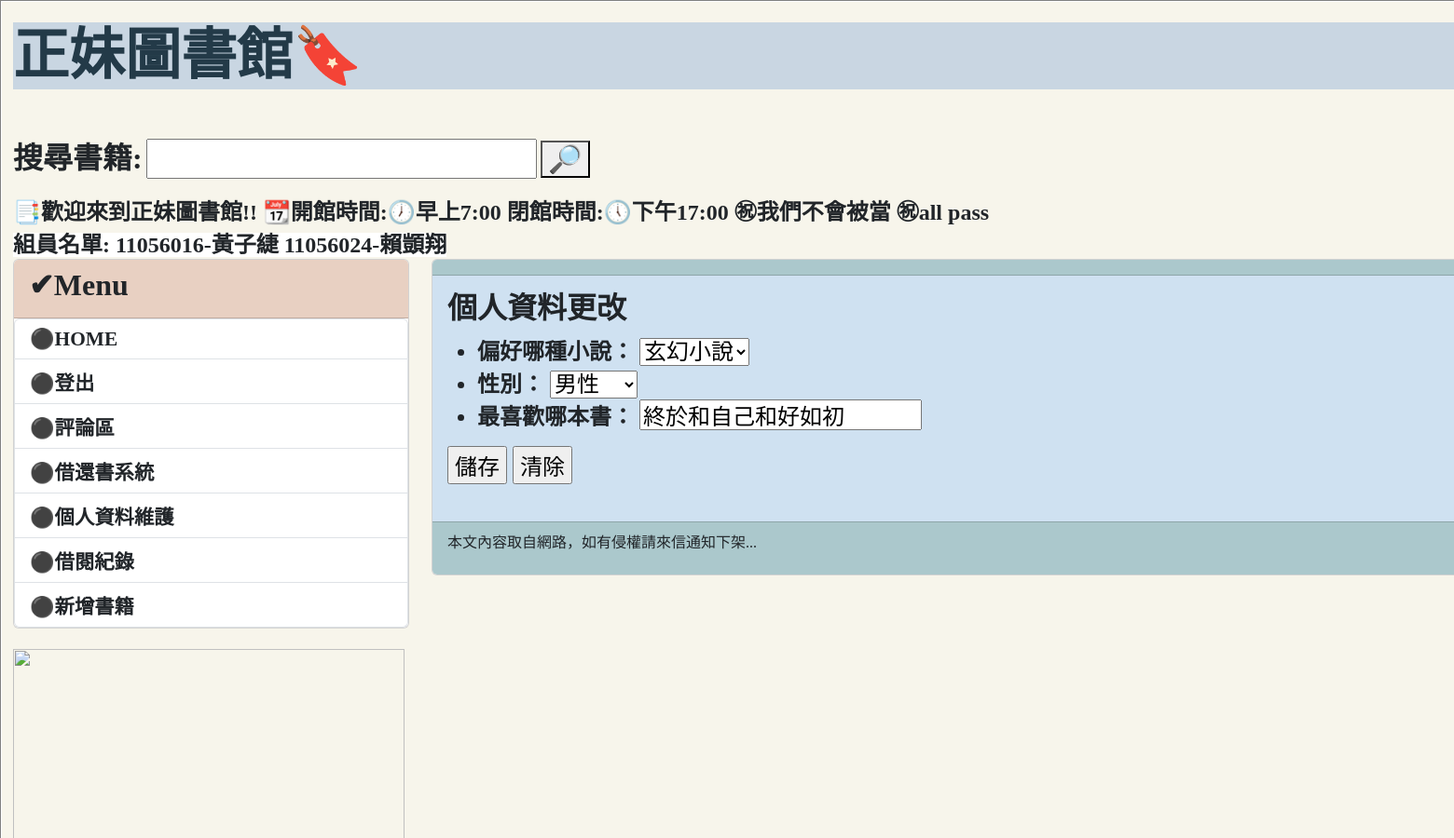
The page /profile/ (signed in, upper part) on the database as committed earlier.
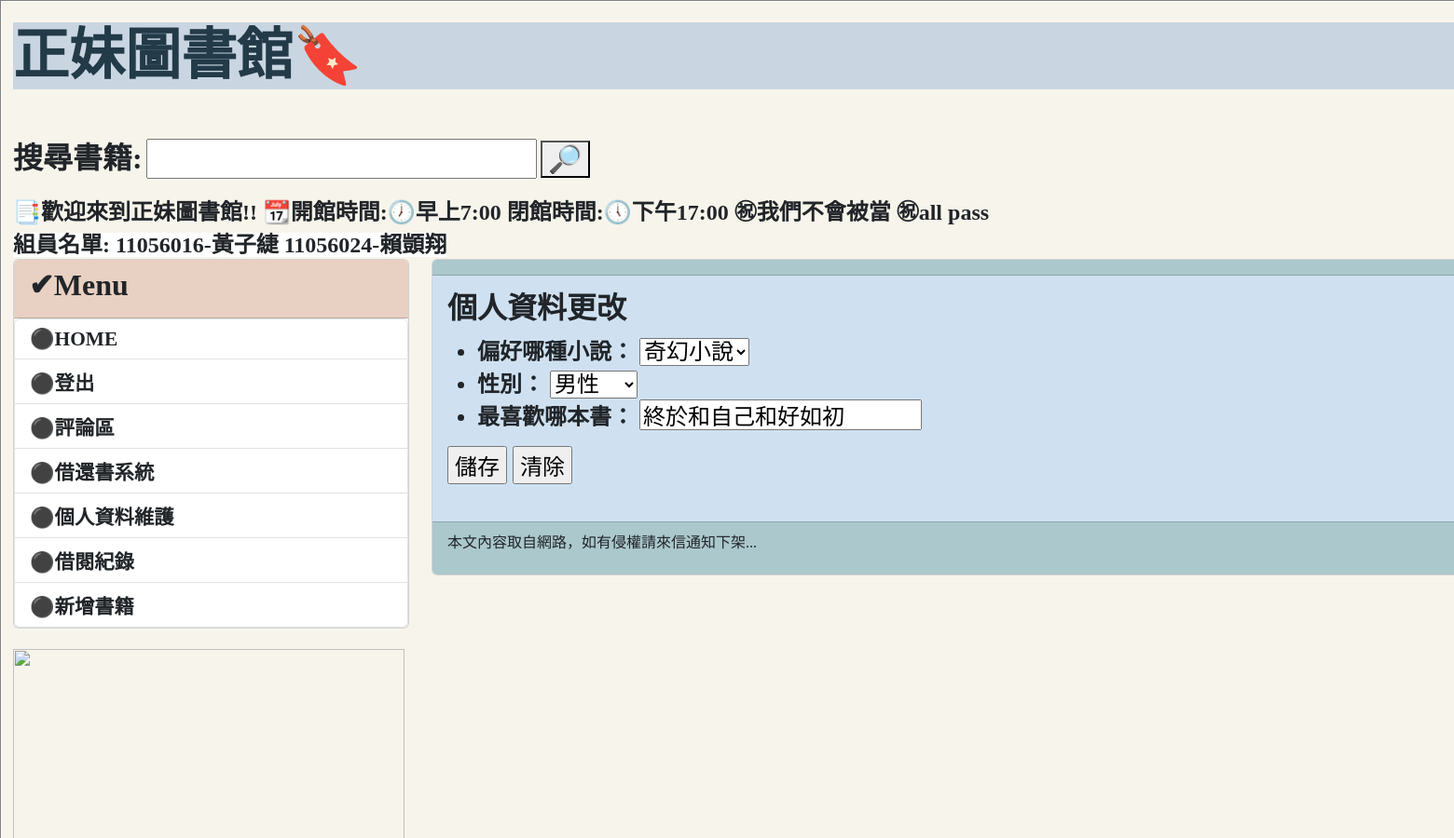
The same page on the database as committed later.
### mysite/models.py (models this page shows, shortened)
class Profile(models.Model):
    Gender = (
        ('M', '男性'),#前面是真正儲存的內容 後面是顯示的
        ('W', '女性'),
    )
    user = models.OneToOneField(auth.models.User, on_delete=models.CASCADE)#一對一的欄位 指到的欄位是auth.models.User(內建的)
    preferences = models.ForeignKey('Preferences', on_delete=models.CASCADE)
    gender = models.CharField(max_length=5, choices=Gender)
    favorite = models.CharField(max_length=10)

### mysite/views.py (the view, shortened to what this page needs)
# urls.py: path('profile/',mv.profile,name='profile'),
@login_required(login_url='/login/')
def profile(request):
    if request.method == 'GET':
        if request.user.is_authenticated:
            username = request.user.username
            try:
                user = User.objects.get(username=username)
                userinfo = Profile.objects.get(user=user)
                form = ProfileForm(instance=userinfo)
            except:
                form = ProfileForm()
        return render(request, 'userinfo.html', locals())
    else:
        message = "ERROR"
        print('出錯回首頁')
        redirect("/")

### mysite/forms.py
class ProfileForm(forms.ModelForm):
    class Meta:
        model = models.Profile#跟哪個資料庫相關
        fields = ['preferences', 'gender', 'favorite']#定義要儲存欄位(要跟上面的一樣就是要跟Post有關聯)
    def __init__(self, *args, **kwargs):
        super(ProfileForm, self).__init__(*args, **kwargs)
        self.fields['preferences'].label = '偏好哪種小說'#有引用到model的mood
        self.fields['gender'].label = '性別'#預設值在model
        self.fields['favorite'].label = '最喜歡哪本書'

### mysite/models.py (called while the page is built)
    def __str__(self):
        return self.status

### templates/userinfo.html (shortened to what this page needs)
{% extends "base.html" %}
{% block content %}
<h2 style='font-family:微軟正黑體;font-size:24pt;font-weight:bold;'>個人資料更改</h2>
<form action="" method="post" style='font-family:微軟正黑體;font-weight:bold;font-size:18pt;'>
    <ul>
  {{ form.as_ul }}
    </ul>
  <input type='submit' value='儲存'>
  <input type='reset' value='清除'>
</form>
{% endblock content %}

Rows that differ between the two databases and show on the page:
changed Profile "男性": preferences "玄幻小說" → "奇幻小說"
